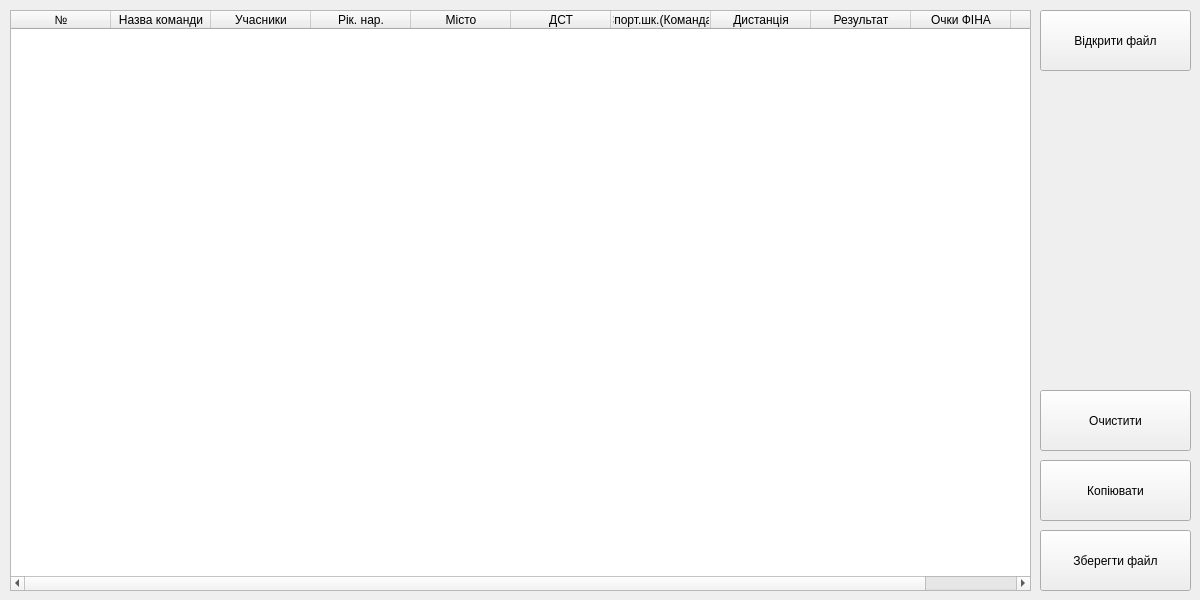
   <widget class="QWidget" name="tab_team">
    <attribute name="title">
     <string>Командні підсумки</string>
    </attribute>
    <widget class="QTableWidget" name="tableWidget_teams">
     <property name="geometry">
      <rect>
       <x>10</x>
       <y>10</y>
       <width>1021</width>
       <height>581</height>
      </rect>
     </property>
     <column>
      <property name="text">
       <string>№</string>
      </property>
     </column>
     <column>
      <property name="text">
       <string>Назва команди</string>
      </property>
     </column>
     <column>
      <property name="text">
       <string>Учасники</string>
      </property>
     </column>
     <column>
      <property name="text">
       <string>Рік. нар.</string>
      </property>
     </column>
     <column>
      <property name="text">
       <string>Місто</string>
      </property>
     </column>
     <column>
      <property name="text">
       <string>ДСТ</string>
      </property>
     </column>
     <column>
      <property name="text">
       <string>Спорт.шк.(Команда)</string>
      </property>
     </column>
     <column>
      <property name="text">
       <string>Дистанція</string>
      </property>
     </column>
     <column>
      <property name="text">
       <string>Результат</string>
      </property>
     </column>
     <column>
      <property name="text">
       <string>Очки ФІНА</string>
      </property>
     </column>
     <column>
      <property name="text">
       <string>Сума</string>
      </property>
     </column>
    </widget>
    <widget class="QPushButton" name="pushButton">
     <property name="geometry">
      <rect>
       <x>1040</x>
       <y>460</y>
       <width>151</width>
       <height>61</height>
      </rect>
     </property>
     <property name="text">
      <string>Копіювати</string>
     </property>
    </widget>
    <widget class="QPushButton" name="pushButton_clearTableTeams">
     <property name="geometry">
      <rect>
       <x>1040</x>
       <y>390</y>
       <width>151</width>
       <height>61</height>
      </rect>
     </property>
     <property name="text">
      <string>Очистити</string>
     </property>
    </widget>
    <widget class="QPushButton" name="pushButton_openFileTeam">
     <property name="geometry">
      <rect>
       <x>1040</x>
       <y>10</y>
       <width>151</width>
       <height>61</height>
      </rect>
     </property>
     <property name="text">
      <string>Відкрити файл</string>
     </property>
    </widget>
    <widget class="QPushButton" name="pushButton_saveFileTeam">
     <property name="geometry">
      <rect>
       <x>1040</x>
       <y>530</y>
       <width>151</width>
       <height>61</height>
      </rect>
     </property>
     <property name="text">
      <string>Зберегти файл</string>
     </property>
    </widget>
   </widget>
